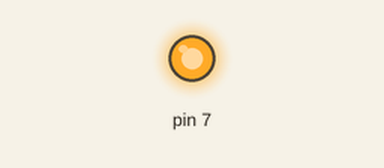
The program below on a simulated Raspberry Pi (header pin numbers), started with the argument 1. On the bench: output pins drawn as LEDs (lit = HIGH). At 0.0 s the program stops and its outputs stay as they are.

Above: at 0.1 s.
Timing chart, 0 to 1.5 s (numbered marks = the images above):
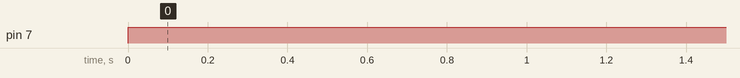

The program:

led_controller.py
```python
import sys
import RPi.GPIO as GPIO


value = sys.argv[1]

if value == '1' or value == '0':
    GPIO.setmode(GPIO.BOARD)
    GPIO.setup(7, GPIO.OUT)


    GPIO.output(7, False if value=='0' else True)
```

Measured:
- by itself, pin 7: LOW → HIGH at 0.00 s
